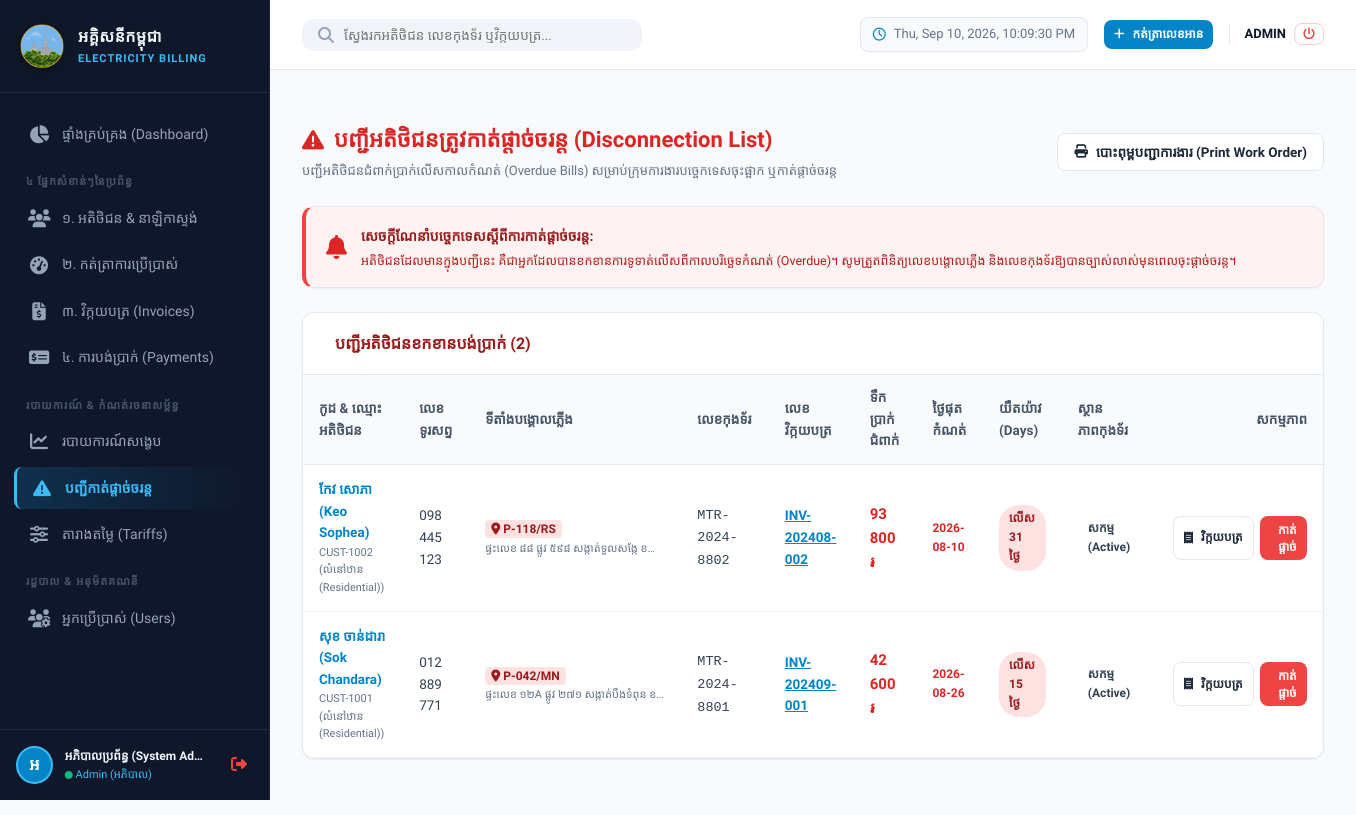
Page /reports/disconnections (signed in) on the committed database.
### tables this page shows
CREATE TABLE users (
        id INTEGER PRIMARY KEY AUTOINCREMENT,
        username TEXT UNIQUE NOT NULL COLLATE NOCASE,
        password_hash TEXT NOT NULL,
        full_name TEXT NOT NULL,
        phone TEXT,
        role TEXT DEFAULT 'staff' CHECK(role IN ('admin', 'staff')),
        status TEXT DEFAULT 'pending' CHECK(status IN ('pending', 'approved', 'rejected')),
        created_at TIMESTAMP DEFAULT CURRENT_TIMESTAMP,
        approved_at TIMESTAMP,
        approved_by TEXT
    );

CREATE TABLE invoices (
        id INTEGER PRIMARY KEY AUTOINCREMENT,
        invoice_number TEXT UNIQUE NOT NULL,
        reading_id INTEGER NOT NULL,
        customer_id INTEGER NOT NULL,
        meter_id INTEGER NOT NULL,
        energy_amount REAL NOT NULL,
        tier1_kwh REAL DEFAULT 0.0,
        tier1_amount REAL DEFAULT 0.0,
        tier2_kwh REAL DEFAULT 0.0,
        tier2_amount REAL DEFAULT 0.0,
        tier3_kwh REAL DEFAULT 0.0,
        tier3_amount REAL DEFAULT 0.0,
        maintenance_fee REAL DEFAULT 2000.0,
        tax REAL DEFAULT 0.0,
        prev_unpaid REAL DEFAULT 0.0,
        total_amount REAL NOT NULL,
        issue_date DATE NOT NULL,
        due_date DATE NOT NULL,
        payment_status TEXT DEFAULT 'unpaid' CHECK(payment_status IN ('unpaid', 'paid', 'overdue')),
        khqr_string TEXT,
        created_at TIMESTAMP DEFAULT CURRENT_TIMESTAMP,
        FOREIGN KEY (reading_id) REFERENCES meter_readings (id) ON DELETE CASCADE,
        FOREIGN KEY (customer_id) REFERENCES customers (id) ON DELETE CASCADE,
        FOREIGN KEY (meter_id) REFERENCES meters (id) ON DELETE CASCADE
    );

CREATE TABLE customers (
        id INTEGER PRIMARY KEY AUTOINCREMENT,
        code TEXT UNIQUE NOT NULL,
        name TEXT NOT NULL,
        phone TEXT,
        address TEXT NOT NULL,
        pole_number TEXT NOT NULL,
        customer_type TEXT NOT NULL CHECK(customer_type IN ('residential', 'commercial', 'industrial')),
        created_at TIMESTAMP DEFAULT CURRENT_TIMESTAMP
    );

CREATE TABLE meters (
        id INTEGER PRIMARY KEY AUTOINCREMENT,
        meter_number TEXT UNIQUE NOT NULL,
        customer_id INTEGER,
        meter_type TEXT NOT NULL CHECK(meter_type IN ('mechanical', 'digital', 'smart')),
        install_date DATE NOT NULL,
        initial_kwh REAL DEFAULT 0.0,
        status TEXT DEFAULT 'active' CHECK(status IN ('active', 'suspended', 'disconnected')),
        created_at TIMESTAMP DEFAULT CURRENT_TIMESTAMP,
        FOREIGN KEY (customer_id) REFERENCES customers (id) ON DELETE SET NULL
    );

### app.py (the view)
@app.route('/reports/disconnections')
@login_required
def reports_disconnections():
    conn = get_db_connection()
    cursor = conn.cursor()
    cursor.execute("""
        SELECT c.id as customer_id, c.code, c.name, c.phone, c.address, c.pole_number, c.customer_type,
               m.id as meter_id, m.meter_number, m.status as meter_status,
               i.id as invoice_id, i.invoice_number, i.total_amount, i.due_date,
               CAST((julianday('now') - julianday(i.due_date)) AS INTEGER) as days_overdue
        FROM invoices i
        JOIN customers c ON i.customer_id = c.id
        JOIN meters m ON i.meter_id = m.id
        WHERE i.payment_status = 'overdue'
        ORDER BY days_overdue DESC, i.total_amount DESC
    """)
    overdue_list = cursor.fetchall()
    conn.close()
    return render_template('disconnections.html', overdue_list=overdue_list)

### templates/disconnections.html (shortened to what this page needs)
{% extends "base.html" %}
{% block content %}
<div class="page-header">
    <div class="page-title">
        <h1 style="color: #dc2626;"><i class="fa-solid fa-triangle-exclamation"></i> បញ្ជីអតិថិជនត្រូវកាត់ផ្ដាច់ចរន្ត (Disconnection List)</h1>
        <p>បញ្ជីអតិថិជនជំពាក់ប្រាក់លើសកាលកំណត់ (Overdue Bills) សម្រាប់ក្រុមការងារបច្ចេកទេសចុះផ្អាក ឬកាត់ផ្ដាច់ចរន្ត</p>
    </div>
    <div style="display: flex; gap: 10px;">
        <button onclick="window.print()" class="btn btn-outline">
            <i class="fa-solid fa-print"></i> បោះពុម្ពបញ្ជាការងារ (Print Work Order)
        </button>
    </div>
</div>
<div class="panel-card" style="border-left: 4px solid #ef4444; background: #fef2f2;">
    <div class="panel-body" style="padding: 16px 20px;">
        <div style="display: flex; gap: 14px; align-items: center;">
            <i class="fa-solid fa-bell" style="font-size: 24px; color: #dc2626;"></i>
            <div>
                <strong style="color: #991b1b; font-size: 14px;">សេចក្តីណែនាំបច្ចេកទេសស្តីពីការកាត់ផ្ដាច់ចរន្ត:</strong>
                <p style="font-size: 12.5px; color: #b91c1c; margin-top: 2px;">
                    អតិថិជនដែលមានក្នុងបញ្ជីនេះ គឺជាអ្នកដែលបានខកខានការទូទាត់លើសពីកាលបរិច្ឆេទកំណត់ (Overdue)។ សូមត្រួតពិនិត្យលេខបង្គោលភ្លើង និងលេខកុងទ័រឱ្យបានច្បាស់លាស់មុនពេលចុះផ្តាច់ចរន្ត។
                </p>
            </div>
        </div>
    </div>
</div>
<div class="panel-card">
    <div class="panel-header">
        <h3 style="color: #991b1b;"> បញ្ជីអតិថិជនខកខានបង់ប្រាក់ ({{ overdue_list|length }})</h3>
    </div>
    <div class="panel-body" style="padding: 0;">
        <div class="table-responsive">
            <table class="data-table">
                <thead>
                    <tr>
                        <th>កូដ & ឈ្មោះអតិថិជន</th>
                        <th>លេខទូរសព្ទ</th>
                        <th>ទីតាំងបង្គោលភ្លើង</th>
                        <th>លេខកុងទ័រ</th>
                        <th>លេខវិក្កយបត្រ</th>
                        <th>ទឹកប្រាក់ជំពាក់</th>
                        <th>ថ្ងៃផុតកំណត់</th>
                        <th>យឺតយ៉ាវ (Days)</th>
                        <th>ស្ថានភាពកុងទ័រ</th>
                        <th style="text-align: right;" class="no-print">សកម្មភាព</th>
                    </tr>
                </thead>
                <tbody>
                    {% for item in overdue_list %}
                    <tr>
                        <td>
                            <a href="{{ url_for('customer_detail', id=item.customer_id) }}" style="font-weight: 700; color: #0284c7; text-decoration: none;">
                                {{ item.name }}
                            </a>
                            <div style="font-size: 11px; color: #64748b;">{{ item.code }} ({{ item.customer_type | khmer_type }})</div>
                        </td>
                        <td>{{ item.phone or '-' }}</td>
                        <td>
                            <strong style="background: #fee2e2; color: #991b1b; padding: 2px 6px; border-radius: 4px; font-size: 12px;">
                                <i class="fa-solid fa-location-dot"></i> {{ item.pole_number }}
                            </strong>
                            <div style="font-size: 11px; color: #64748b; max-width: 180px; overflow: hidden; text-overflow: ellipsis; white-space: nowrap;">
                                {{ item.address }}
                            </div>
                        </td>
                        <td><code>{{ item.meter_number }}</code></td>
                        <td>
                            <a href="{{ url_for('invoice_detail', id=item.invoice_id) }}" style="font-weight: 600; color: #0284c7;">
                                {{ item.invoice_number }}
                            </a>
                        </td>
                        <td>
                            <strong style="font-size: 15px; color: #dc2626;">{{ item.total_amount | khmer_currency }}</strong>
                        </td>
                        <td style="color: #dc2626; font-size: 12px; font-weight: 600;">{{ item.due_date }}</td>
                        <td>
                            <span class="badge badge-overdue">
                                លើស {{ item.days_overdue }} ថ្ងៃ
                            </span>
                        </td>
                        <td>
                            {% set m_class, m_label = item.meter_status | status_badge %}
                            <span class="badge {{ m_class }}">{{ m_label }}</span>
                        </td>
                        <td style="text-align: right;" class="no-print">
                            <div style="display: flex; justify-content: flex-end; gap: 6px;">
                                <a href="{{ url_for('invoice_detail', id=item.invoice_id) }}" class="btn btn-outline btn-sm">
                                    <i class="fa-solid fa-receipt"></i> វិក្កយបត្រ
                                </a>
                                {% if item.meter_status != 'disconnected' %}
                                <form action="{{ url_for('disconnect_meter', meter_id=item.meter_id) }}" method="POST" onsubmit="return confirm('តើអ្នកពិតជាចង់កាត់ផ្ដាច់ចរន្តកុងទ័រនេះមែនទេ?');">
                                    <button type="submit" class="btn btn-danger btn-sm">
                                         កាត់ផ្ដាច់
                                    </button>
                                </form>
                                {% endif %}
                            </div>
                        </td>
                    </tr>
                    {% endfor %}
                </tbody>
            </table>
        </div>
    </div>
</div>
{% endblock %}

### templates/base.html (shortened to what this page needs)
<!DOCTYPE html>
<html lang="km">
<head>
    <link rel="stylesheet" href="https://cdnjs.cloudflare.com/ajax/libs/font-awesome/6.4.0/css/all.min.css">
    <link rel="stylesheet" href="{{ url_for('static', filename='css/style.css') }}">
    <link rel="stylesheet" href="{{ url_for('static', filename='css/print.css') }}" media="print">
</head>
<body>
    <div class="app-container">
        <aside class="sidebar no-print">
            <div class="sidebar-header">
                <div class="logo-badge-img">
                    <img src="{{ url_for('static', filename='img/logo.png') }}" alt="Logo" class="sidebar-app-logo">
                </div>
                <div class="sidebar-title">
                    <h2>អគ្គិសនីកម្ពុជា</h2>
                    <p>Electricity Billing</p>
                </div>
            </div>
            <ul class="sidebar-menu">
                <li class="sidebar-item {% if request.endpoint == 'index' %}active{% endif %}">
                    <a href="{{ url_for('index') }}" class="sidebar-link">
                        <i class="fa-solid fa-chart-pie"></i>
                        <span>ផ្ទាំងគ្រប់គ្រង (Dashboard)</span>
                    </a>
                </li>
                <li class="menu-section">៤ ផ្នែកសំខាន់ៗនៃប្រព័ន្ធ</li>
                <li class="sidebar-item {% if request.endpoint in ['customers_list', 'customer_detail'] %}active{% endif %}">
                    <a href="{{ url_for('customers_list') }}" class="sidebar-link">
                        <i class="fa-solid fa-users"></i>
                        <span>១. អតិថិជន & នាឡិកាស្ទង់</span>
                    </a>
                </li>
                <li class="sidebar-item {% if request.endpoint == 'readings_list' %}active{% endif %}">
                    <a href="{{ url_for('readings_list') }}" class="sidebar-link">
                        <i class="fa-solid fa-gauge-high"></i>
                        <span>២. កត់ត្រាការប្រើប្រាស់</span>
                    </a>
                </li>
                <li class="sidebar-item {% if request.endpoint in ['invoices_list', 'invoice_detail'] %}active{% endif %}">
                    <a href="{{ url_for('invoices_list') }}" class="sidebar-link">
                        <i class="fa-solid fa-file-invoice-dollar"></i>
                        <span>៣. វិក្កយបត្រ (Invoices)</span>
                    </a>
                </li>
                <li class="sidebar-item {% if request.endpoint == 'payments_list' %}active{% endif %}">
                    <a href="{{ url_for('payments_list') }}" class="sidebar-link">
                        <i class="fa-solid fa-money-check-dollar"></i>
                        <span>៤. ការបង់ប្រាក់ (Payments)</span>
                    </a>
                </li>
                <li class="menu-section">របាយការណ៍ & កំណត់រចនាសម្ព័ន្ធ</li>
                <li class="sidebar-item {% if request.endpoint == 'reports_view' %}active{% endif %}">
                    <a href="{{ url_for('reports_view') }}" class="sidebar-link">
                        <i class="fa-solid fa-chart-line"></i>
                        <span>របាយការណ៍សង្ខេប</span>
                    </a>
                </li>
                <li class="sidebar-item {% if request.endpoint == 'reports_disconnections' %}active{% endif %}">
                    <a href="{{ url_for('reports_disconnections') }}" class="sidebar-link">
                        <i class="fa-solid fa-triangle-exclamation"></i>
                        <span>បញ្ជីកាត់ផ្ដាច់ចរន្ត</span>
                    </a>
                </li>
                <li class="sidebar-item {% if request.endpoint == 'tariffs_view' %}active{% endif %}">
                    <a href="{{ url_for('tariffs_view') }}" class="sidebar-link">
                        <i class="fa-solid fa-sliders"></i>
                        <span>តារាងតម្លៃ (Tariffs)</span>
                    </a>
                </li>
                {% if current_user and current_user.role == 'admin' %}
                <li class="menu-section">រដ្ឋបាល & អនុម័តគណនី</li>
                <li class="sidebar-item {% if request.endpoint == 'users_list' %}active{% endif %}">
                    <a href="{{ url_for('users_list') }}" class="sidebar-link">
                        <i class="fa-solid fa-users-gear"></i>
                        <span>អ្នកប្រើប្រាស់ (Users)</span>
                    </a>
                </li>
                {% endif %}
            </ul>
            <div class="sidebar-footer">
                <div class="user-avatar" style="overflow: hidden; background: #0284c7; color: white;">
                    {{ (current_user.full_name[:1] if current_user else 'U') }}
                </div>
                <div class="user-info" style="flex-grow: 1; min-width: 0;">
                    <div class="name" style="white-space: nowrap; overflow: hidden; text-overflow: ellipsis;">
                        {{ current_user.full_name if current_user else 'ភ្ញៀវ (Guest)' }}
                    </div>
                    <div class="role" style="font-size: 11px; color: #38bdf8;">
                        <i class="fa-solid fa-circle" style="font-size: 8px; color: #10b981;"></i>
                        {{ 'Admin (អភិបាល)' if current_user and current_user.role == 'admin' else 'បុគ្គលិក (Staff)' }}
                    </div>
                </div>
                <a href="{{ url_for('logout') }}" title="ចាកចេញ (Logout)" style="color: #ef4444; font-size: 16px; padding: 6px; text-decoration: none;">
                    <i class="fa-solid fa-right-from-bracket"></i>
                </a>
            </div>
        </aside>
        <div class="main-wrapper">
            <header class="top-nav no-print">
                <div class="nav-search">
                    <i class="fa-solid fa-magnifying-glass" style="color: #94a3b8;"></i>
                    <input type="text" placeholder="ស្វែងរកអតិថិជន លេខកុងទ័រ ឬវិក្កយបត្រ..." onkeydown="if(event.key==='Enter') window.location.href='/customers?q='+this.value">
                </div>
                <div class="nav-actions">
                    <div class="live-time">
                        <i class="fa-regular fa-clock" style="color: #0284c7;"></i>
                        <span id="liveClock">កំពុងផ្ទុក...</span>
                    </div>
                    <a href="{{ url_for('readings_list') }}" class="btn btn-primary btn-sm">
                        <i class="fa-solid fa-plus"></i> កត់ត្រាលេខអាន
                    </a>
                    <div style="display: flex; align-items: center; gap: 8px; border-left: 1px solid var(--card-border); padding-left: 14px;">
                        <span style="font-size: 13px; font-weight: 600; color: #0f172a;">
                            {{ current_user.username if current_user else 'ADMIN' }}
                        </span>
                        <a href="{{ url_for('logout') }}" class="btn btn-outline btn-sm" style="color: #ef4444; border-color: #fecaca; padding: 4px 8px;">
                            <i class="fa-solid fa-power-off"></i>
                        </a>
                    </div>
                </div>
            </header>
            <main class="page-content">
                {% block content %}{% endblock %}
            </main>
        </div>
    </div>
</body>
</html>

### rows in the picture
users: full_name "អ", full_name "អភិបាលប្រព័ន្ធ (System Ad…", role "Admin (អភិបាល)", username "ADMIN"
invoices: name "កែវ សោភា (Keo Sophea)", code "CUST-1002", customer_type|khmer_type "លំនៅឋាន (Residential)", phone "098 445 123", pole_number "P-118/RS", address "ផ្ទះលេខ ៨៨ ផ្លូវ ៥៩៨ សង្កាត់ទួលសង្កែ ខណ្…", meter_number "MTR-2024-8802", invoice_number "INV-202408-002", total_amount|khmer_currency "93 800 ៛", due_date "2026-08-10", days_overdue "31", m_label "សកម្ម (Active)"
invoices: name "សុខ ចាន់ដារា (Sok Chandara)", code "CUST-1001", customer_type|khmer_type "លំនៅឋាន (Residential)", phone "012 889 771", pole_number "P-042/MN", address "ផ្ទះលេខ ១២A ផ្លូវ ២៧១ សង្កាត់បឹងទំពុន ខ…", meter_number "MTR-2024-8801", invoice_number "INV-202409-001", total_amount|khmer_currency "42 600 ៛", due_date "2026-08-26", days_overdue "15", m_label "សកម្ម (Active)"

### other values in the picture
{{ overdue_list|length }} "2"
